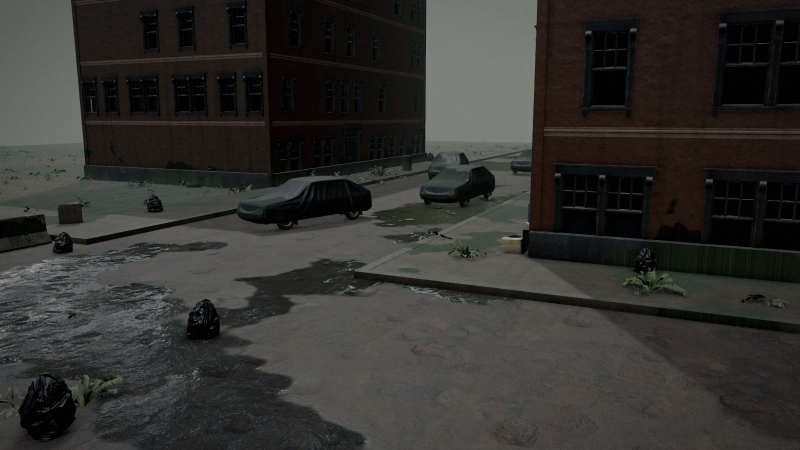
#> input picture shots/baseline_street.jpg, 1600 x 900 px (shown at 1/2 size)
$ python blindpair.py ../shots/_voltest.jpg ../shots/baseline_street.jpg ../shots/baseline_street.jpg 5
#> lines starting #> are read from the running program, lines starting #| are printed output that depends on the picture
# 盲测配对：把参考图与渲染图统一裁成 16:9、压缩到可查看大小，随机命名为 A / B
# 用法：python -I tools/blindpair.py <参考图> <渲染图> <输出前缀> <种子整数>
# 产出 <前缀>_A.jpg、<前缀>_B.jpg（各 ≤28KB），答案写入 <前缀>.answer.json（评审不得读取）
import sys, json, io
from PIL import Image
ref, ren, pre, seed = sys.argv[1], sys.argv[2], sys.argv[3], int(sys.argv[4])
def prep(p):
#> called with p = '../shots/baseline_street.jpg'
    im = Image.open(p).convert('RGB'); w, h = im.size; tw = int(h * 16 / 9)
#> in prep, im is the input picture: PIL image 1600x900 RGB; mean R, G, B 51, 50.2, 47
#> after `w, h = im.size`: w = 1600; h = 900
#> after `tw = int(h * 16 / 9)`: tw = 1600
    im = im.crop(((w - tw) // 2, 0, (w - tw) // 2 + tw, h)) if tw <= w else im.crop((0, (h - int(w * 9 / 16)) // 2, w, (h - int(w * 9 / 16)) // 2 + int(w * 9 / 16)))
    return im.resize((768, 432), Image.Resampling.LANCZOS)
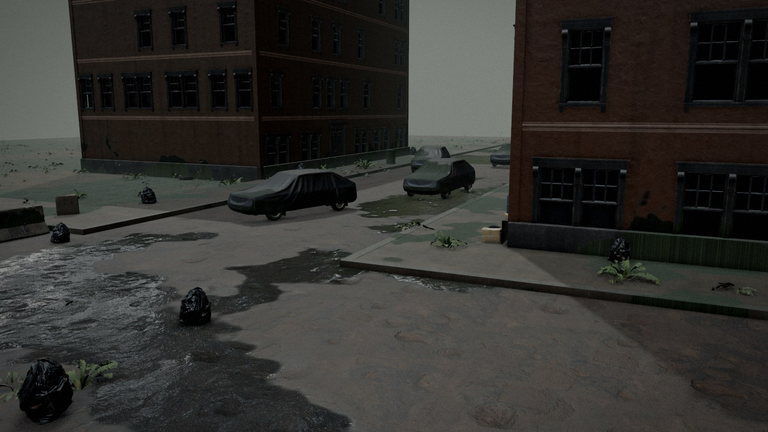
#> returned value: PIL image 768x432 RGB; mean R, G, B 51, 50.2, 47
#> call 2 of prep, with p = '../shots/_voltest.jpg'
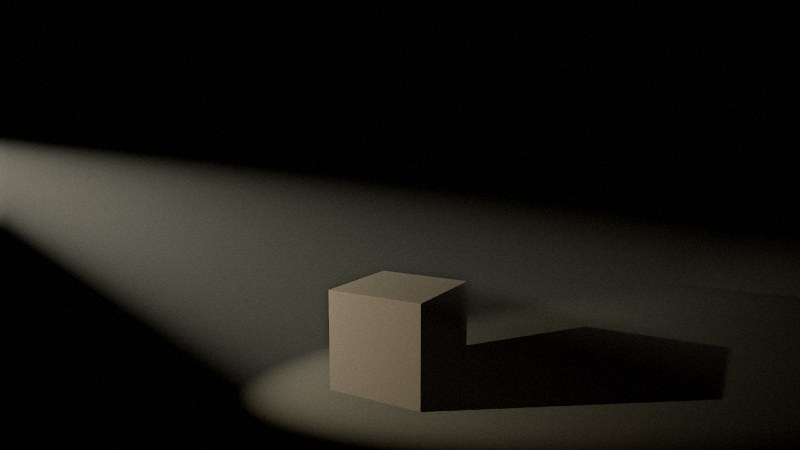
#> input picture shots/_voltest.jpg, 800 x 450 px
#> in prep, im is the input picture: PIL image 800x450 RGB; mean R, G, B 23.7, 22.3, 18.2
def save(im, path):
#> called with path = '../shots/baseline_street.jpg_A.jpg'
    for q in (80, 72, 64, 56, 48, 40):
        b = io.BytesIO(); im.save(b, 'JPEG', quality=q, optimize=True)
        if b.tell() <= 28000: open(path, 'wb').write(b.getvalue()); return
    im.resize((640, 360)).save(path, quality=50)
swap = (seed * 2654435761) % 2 == 1
a, b = (prep(ren), prep(ref)) if swap else (prep(ref), prep(ren))
save(a, pre + '_A.jpg'); save(b, pre + '_B.jpg')
json.dump({'A': 'render' if swap else 'ref', 'B': 'ref' if swap else 'render'}, open(pre + '.answer.json', 'w'))
print(pre + '_A.jpg', pre + '_B.jpg')
